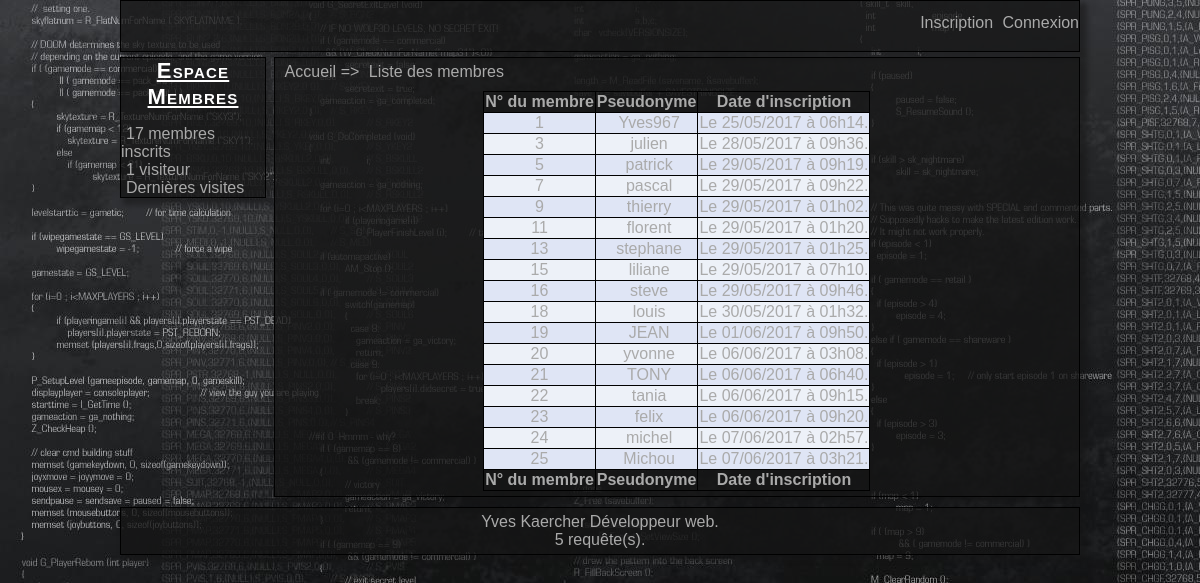
Screenshot of /stats.php?see=nb_membres with the database file from the repository.
### tables this page shows
CREATE TABLE `membres` (
  `membre_id` int(11) NOT NULL,
  `membre_pseudo` varchar(32) NOT NULL,
  `membre_mdp` varchar(40) NOT NULL,
  `membre_mail` varchar(100) NOT NULL,
  `membre_inscription` bigint(20) NOT NULL,
  `membre_naissance` varchar(11) NOT NULL,
  `membre_msn` varchar(255) NOT NULL,
  `membre_yahoo` varchar(255) NOT NULL,
  `membre_aim` varchar(255) NOT NULL,
  `membre_localisation` varchar(255) NOT NULL,
  `membre_profession` varchar(255) NOT NULL,
  `membre_avatar` varchar(255) NOT NULL,
  `membre_biographie` text NOT NULL,
  `membre_signature` text NOT NULL,
  `membre_derniere_visite` bigint(20) NOT NULL,
  `membre_banni` int(11) NOT NULL DEFAULT '0'
);

### includes/fonctions.php (called while the page is built, shortened)
<?php
function sqlquery($requete, $number)
{
	$query = mysql_query($requete) or exit('Erreur SQL : '.mysql_error().' Ligne : '. __LINE__ .'.');
	if($number == 1)
	{
		$query1 = mysql_fetch_assoc($query);
		return $query1;
	}
	else if($number == 2)
	{
		while($query1 = mysql_fetch_assoc($query))
		{
			$query2[] = $query1;
		}
		return $query2;
	}
	else
	{
		exit('Argument de sqlquery non renseigné ou incorrect.');
	}
}
function queries($num = 1)
{
	global $queries;
	$queries = $queries + intval($num);
}
?>

### includes/config.php (called while the page is built, shortened)
<?php
$queries = 0;
?>

### stats/nb_membres.php (the view, shortened to what this page needs)
<?php
include('includes/haut.php');
?>
                <div id="colonne_gauche">
                <?php
                include('includes/colg.php');
                ?>
                </div>
                <div id="contenu">
                        <div id="map">
                                <a href="./index.php?page=page0">Accueil</a> => <a href="./index.php?page=page6">Liste des membres</a>
                        </div>
<?php
                $membre_query = sqlquery("SELECT membre_id, membre_pseudo, membre_inscription
                FROM membres
                ORDER BY membre_id ASC", 2);
                $i = 0;
?>
                        <div class="membre_liste">
                                <table>
                                        <thead>
                                                <th>N° du membre</th>
                                                <th>Pseudonyme</th>
                                                <th>Date d'inscription</th>
                                        </thead>
                                        <tfoot>
                                                <th>N° du membre</th>
                                                <th>Pseudonyme</th>
                                                <th>Date d'inscription</th>
                                        </tfoot>
                        <tbody>
                <?php
                while(isset($membre_query[$i]))
                {
                        echo '<tr class="ligne_'.($i%2).'">
                        <td>'.$membre_query[$i]['membre_id'].'</td>
                        <td><a href="membres/user.php?id='.$membre_query[$i]['membre_id'].'">'.htmlspecialchars($membre_query[$i]['membre_pseudo'], ENT_QUOTES).'</a></td>
                        <td>'.mepd($membre_query[$i]['membre_inscription']).'</td>
                        </tr>
                        ';
                        $i++;
                }
                ?>
                                        </tbody>
                                </table>
                        </div>
                </div>

### resources/css/design.css (style rules this page uses)
body { background: url("../images/1.png"); width:80%; margin: 0 auto; color: #AAAAAA; font-family: 'open_sansregular', sans-serif; }
#colonne_gauche { background-color: rgba(20, 20, 20, 0.75); -moz-box-shadow: 5px 5px 5px 2px rgba(20, 20, 20, 0.5); -webkit-box-shadow: 5px 5px 5px 2px rgba(20, 20, 20, 0.5); box-shadow: 5px 5px 5px 2px rgba(20, 20, 20, 0.5); width:15%; margin-top: 5px; margin-bottom: 10px; padding:0; border: 1px solid #000000; float: left; }
#contenu { background-color: rgba(20, 20, 20, 0.75); -moz-box-shadow: 5px 5px 5px 2px rgba(20, 20, 20, 0.5); -webkit-box-shadow: 5px 5px 5px 2px rgba(20, 20, 20, 0.5); box-shadow: 5px 5px 5px 2px rgba(20, 20, 20, 0.5); margin-left: 16%; margin-bottom:10px; margin-right:0; margin-top:5px; padding:5px; width:auto; border: 1px solid #000000; min-height:200px; }
a, a:visited { color:#AAAAAA; text-decoration:none; padding-left: 5px; }
table { margin: auto; margin-top: 10px; border: 1px solid black; text-align: center; border-collapse: collapse; }
th { border: 1px solid black; text-align: center; }
td { border: 1px solid black; text-align: center; }
.ligne_0 { background-color: #dfe5f5; }
.ligne_1 { background-color: #edf1f8; }

### rows the page displays
membres: membre_id "1", membre_pseudo "Yves967", membre_inscription "Le 25/05/2017 à 06h14."
membres: membre_id "3", membre_pseudo "julien", membre_inscription "Le 28/05/2017 à 09h36."
membres: membre_id "5", membre_pseudo "patrick", membre_inscription "Le 29/05/2017 à 09h19."
membres: membre_id "7", membre_pseudo "pascal", membre_inscription "Le 29/05/2017 à 09h22."
membres: membre_id "9", membre_pseudo "thierry", membre_inscription "Le 29/05/2017 à 01h02."
membres: membre_id "11", membre_pseudo "florent", membre_inscription "Le 29/05/2017 à 01h20."
membres: membre_id "13", membre_pseudo "stephane", membre_inscription "Le 29/05/2017 à 01h25."
membres: membre_id "15", membre_pseudo "liliane", membre_inscription "Le 29/05/2017 à 07h10."
membres: membre_id "16", membre_pseudo "steve", membre_inscription "Le 29/05/2017 à 09h46."
membres: membre_id "18", membre_pseudo "louis", membre_inscription "Le 30/05/2017 à 01h32."
membres: membre_id "19", membre_pseudo "JEAN", membre_inscription "Le 01/06/2017 à 09h50."
membres: membre_id "20", membre_pseudo "yvonne", membre_inscription "Le 06/06/2017 à 03h08."
membres: membre_id "21", membre_pseudo "TONY", membre_inscription "Le 06/06/2017 à 06h40."
membres: membre_id "22", membre_pseudo "tania", membre_inscription "Le 06/06/2017 à 09h15."
membres: membre_id "23", membre_pseudo "felix", membre_inscription "Le 06/06/2017 à 09h20."
membres: membre_id "24", membre_pseudo "michel", membre_inscription "Le 07/06/2017 à 02h57."
membres: membre_id "25", membre_pseudo "Michou", membre_inscription "Le 07/06/2017 à 03h21."

### other values shown
$num1 = get('nb_membres') "17"
$num2 = get('connectes') "1"
$queries "5"
